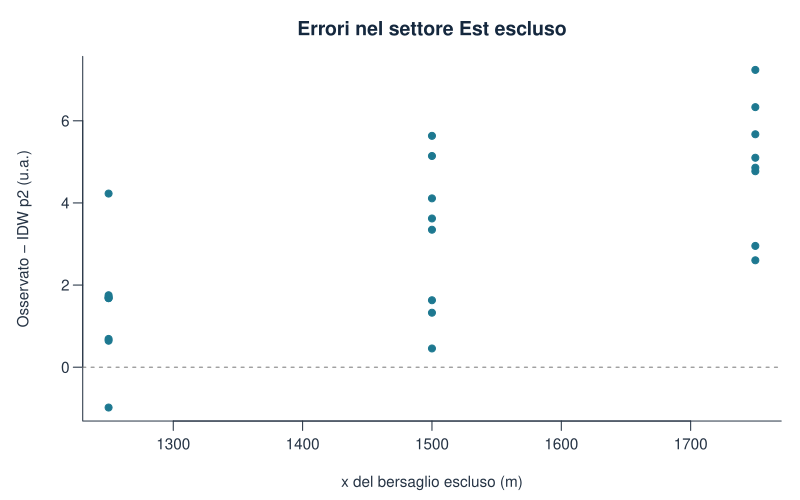

Generate this figure with R:
osservato <- d$concentrazione[te]
metriche_test <- as.data.frame(do.call(rbind,lapply(previsioni[,4:6],function(pr) metriche(osservato,pr))))
metriche_test$metodo <- rownames(metriche_test);rownames(metriche_test) <- NULL
metriche_test
previsioni$osservato <- osservato;previsioni$errore_IDW <- osservato-pred_idw
stile_grafico()
plot(previsioni$x_m,previsioni$errore_IDW,pch=19,col=palette_geo[1],
  xlab="x del bersaglio escluso (m)",ylab="Osservato - IDW p2 (u.a.)",main="Errori nel settore Est escluso")
abline(h=0,lty=2,col="grey50")
write.csv(metriche_test,percorso_risultati("metriche_test_spaziale.csv"),row.names=FALSE)
write.csv(previsioni,percorso_risultati("previsioni_test_spaziale.csv"),row.names=FALSE)
